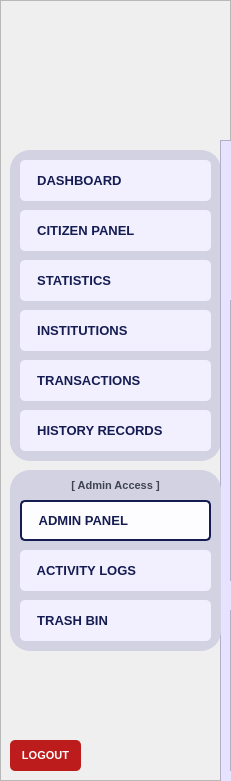
  <widget class="QFrame" name="baseNavFrame">
   <property name="geometry">
    <rect>
     <x>0</x>
     <y>40</y>
     <width>231</width>
     <height>781</height>
    </rect>
   </property>
   <property name="styleSheet">
    <string notr="true">#baseNavFrame {
	background-color: #e7e2ff;
}</string>
   </property>
   <property name="frameShape">
    <enum>QFrame::Shape::StyledPanel</enum>
   </property>
   <property name="frameShadow">
    <enum>QFrame::Shadow::Raised</enum>
   </property>
   <widget class="QFrame" name="baseNavFramesub1">
    <property name="geometry">
     <rect>
      <x>10</x>
      <y>150</y>
      <width>211</width>
      <height>311</height>
     </rect>
    </property>
    <property name="autoFillBackground">
     <bool>false</bool>
    </property>
    <property name="styleSheet">
     <string notr="true">#baseNavFramesub1{
	background-color: #d3d2e2;
	border-radius: 20px;
	border: 2px solid #d3d2e2;
	opacity: 0.1;
}</string>
    </property>
    <property name="frameShape">
     <enum>QFrame::Shape::StyledPanel</enum>
    </property>
    <property name="frameShadow">
     <enum>QFrame::Shadow::Raised</enum>
    </property>
    <widget class="QPushButton" name="nav_buttonDashboard">
     <property name="geometry">
      <rect>
       <x>10</x>
       <y>10</y>
       <width>191</width>
       <height>41</height>
      </rect>
     </property>
     <property name="font">
      <font>
       <family>Arial</family>
       <pointsize>10</pointsize>
       <bold>true</bold>
      </font>
     </property>
     <property name="cursor">
      <cursorShape>PointingHandCursor</cursorShape>
     </property>
     <property name="layoutDirection">
      <enum>Qt::LayoutDirection::LeftToRight</enum>
     </property>
     <property name="styleSheet">
      <string notr="true">#nav_buttonDashboard {
    background-color: #f2efff;
    color: #141c52;
    border-radius: 5px;
	text-align: left;
	padding: 10px;
}
#nav_buttonDashboard:hover {
    background-color: #fdfdff; /* Slightly lighter blue when hovered */
}
#nav_buttonDashboard:pressed {
    background-color: #e7e5f4; /* Darker blue when clicked */
}</string>
     </property>
     <property name="text">
      <string>  DASHBOARD</string>
     </property>
     <property name="icon">
      <iconset>
       <normaloff>../../Assets/Icons/icon_dashboard.svg</normaloff>../../Assets/Icons/icon_dashboard.svg</iconset>
     </property>
     <property name="iconSize">
      <size>
       <width>30</width>
       <height>30</height>
      </size>
     </property>
    </widget>
    <widget class="QPushButton" name="nav_buttonCitizenPanel">
     <property name="geometry">
      <rect>
       <x>10</x>
       <y>60</y>
       <width>191</width>
       <height>41</height>
      </rect>
     </property>
     <property name="font">
      <font>
       <family>Arial</family>
       <pointsize>10</pointsize>
       <bold>true</bold>
      </font>
     </property>
     <property name="cursor">
      <cursorShape>PointingHandCursor</cursorShape>
     </property>
     <property name="styleSheet">
      <string notr="true">#nav_buttonCitizenPanel {
    background-color: #f2efff;
    color: #141c52;
    border-radius: 5px;
	text-align: left;;
    padding: 10px; /* Optional: Adjusts spacing inside the button */
}
#nav_buttonCitizenPanel:hover {
    background-color: #fdfdff; /* Slightly lighter blue when hovered */
}
#nav_buttonCitizenPanel:pressed {
    background-color: #e7e5f4; /* Darker blue when clicked */
}</string>
     </property>
     <property name="text">
      <string>  CITIZEN PANEL</string>
     </property>
     <property name="icon">
      <iconset>
       <normaloff>../../Assets/Icons/icon_citizenprofiles.svg</normaloff>../../Assets/Icons/icon_citizenprofiles.svg</iconset>
     </property>
     <property name="iconSize">
      <size>
       <width>30</width>
       <height>30</height>
      </size>
     </property>
    </widget>
    <widget class="QPushButton" name="nav_buttonStatistics">
     <property name="geometry">
      <rect>
       <x>10</x>
       <y>110</y>
       <width>191</width>
       <height>41</height>
      </rect>
     </property>
     <property name="font">
      <font>
       <family>Arial</family>
       <pointsize>10</pointsize>
       <bold>true</bold>
      </font>
     </property>
     <property name="cursor">
      <cursorShape>PointingHandCursor</cursorShape>
     </property>
     <property name="styleSheet">
      <string notr="true">#nav_buttonStatistics {
    background-color: #f2efff;
    color: #141c52;
    border-radius: 5px;
	text-align: left;
    padding: 10px; /* Optional: Adjusts spacing inside the button */
}
#nav_buttonStatistics:hover {
    background-color: #fdfdff; /* Slightly lighter blue when hovered */
}
#nav_buttonStatistics:pressed {
    background-color: #e7e5f4; /* Darker blue when clicked */
}
</string>
     </property>
     <property name="text">
      <string>  STATISTICS</string>
     </property>
     <property name="icon">
      <iconset>
       <normaloff>../../Assets/Icons/icon_statistics.svg</normaloff>../../Assets/Icons/icon_statistics.svg</iconset>
     </property>
     <property name="iconSize">
      <size>
       <width>30</width>
       <height>30</height>
      </size>
     </property>
    </widget>
    <widget class="QPushButton" name="nav_buttonTransactions">
     <property name="geometry">
      <rect>
       <x>10</x>
       <y>210</y>
       <width>191</width>
       <height>41</height>
      </rect>
     </property>
     <property name="font">
      <font>
       <family>Arial</family>
       <pointsize>10</pointsize>
       <bold>true</bold>
      </font>
     </property>
     <property name="cursor">
      <cursorShape>PointingHandCursor</cursorShape>
     </property>
     <property name="styleSheet">
      <string notr="true">#nav_buttonTransactions {
    background-color: #f2efff;
    color: #141c52;
    border-radius: 5px;
	text-align: left;
    padding: 10px; /* Optional: Adjusts spacing inside the button */
}
#nav_buttonTransactions:hover {
    background-color: #fdfdff; /* Slightly lighter blue when hovered */
}
#nav_buttonTransactions:pressed {
    background-color: #e7e5f4; /* Darker blue when clicked */
}</string>
     </property>
     <property name="text">
      <string>  TRANSACTIONS</string>
     </property>
     <property name="icon">
      <iconset>
       <normaloff>../../Assets/Icons/icon_transaction.svg</normaloff>../../Assets/Icons/icon_transaction.svg</iconset>
     </property>
     <property name="iconSize">
      <size>
       <width>30</width>
       <height>30</height>
      </size>
     </property>
    </widget>
    <widget class="QPushButton" name="nav_buttonInstitutions">
     <property name="geometry">
      <rect>
       <x>10</x>
       <y>160</y>
       <width>191</width>
       <height>41</height>
      </rect>
     </property>
     <property name="font">
      <font>
       <family>Arial</family>
       <pointsize>10</pointsize>
       <bold>true</bold>
      </font>
     </property>
     <property name="cursor">
      <cursorShape>PointingHandCursor</cursorShape>
     </property>
     <property name="styleSheet">
      <string notr="true">#nav_buttonInstitutions {
    background-color: #f2efff;
    color: #141c52;
    border-radius: 5px;
	text-align: left;
    padding: 10px; /* Optional: Adjusts spacing inside the button */
}
#nav_buttonInstitutions:hover {
    background-color: #fdfdff; /* Slightly lighter blue when hovered */
}
#nav_buttonInstitutions:pressed {
    background-color: #e7e5f4; /* Darker blue when clicked */
}
</string>
     </property>
     <property name="text">
      <string>  INSTITUTIONS</string>
     </property>
     <property name="icon">
      <iconset>
       <normaloff>../../Assets/Icons/icon_institutions.svg</normaloff>../../Assets/Icons/icon_institutions.svg</iconset>
     </property>
     <property name="iconSize">
      <size>
       <width>30</width>
       <height>30</height>
      </size>
     </property>
    </widget>
    <widget class="QPushButton" name="nav_buttonHistoryRecords">
     <property name="geometry">
      <rect>
       <x>10</x>
       <y>260</y>
       <width>191</width>
       <height>41</height>
      </rect>
     </property>
     <property name="font">
      <font>
       <family>Arial</family>
       <pointsize>10</pointsize>
       <bold>true</bold>
      </font>
     </property>
     <property name="cursor">
      <cursorShape>PointingHandCursor</cursorShape>
     </property>
     <property name="styleSheet">
      <string notr="true">#nav_buttonHistoryRecords {
    background-color: #f2efff;
    color: #141c52;
    border-radius: 5px;
	text-align: left;
    padding: 10px; /* Optional: Adjusts spacing inside the button */
}
#nav_buttonHistoryRecords:hover {
    background-color: #fdfdff; /* Slightly lighter blue when hovered */
}
#nav_buttonHistoryRecords:pressed {
    background-color: #e7e5f4; /* Darker blue when clicked */
}</string>
     </property>
     <property name="text">
      <string>  HISTORY RECORDS</string>
     </property>
     <property name="icon">
      <iconset>
       <normaloff>../../Assets/Icons/icon_historyrecord.svg</normaloff>../../Assets/Icons/icon_historyrecord.svg</iconset>
     </property>
     <property name="iconSize">
      <size>
       <width>30</width>
       <height>30</height>
      </size>
     </property>
    </widget>
   </widget>
   <widget class="QLabel" name="nav_imageLogo">
    <property name="geometry">
     <rect>
      <x>70</x>
      <y>30</y>
      <width>91</width>
      <height>91</height>
     </rect>
    </property>
    <property name="font">
     <font>
      <family>Arial</family>
      <pointsize>18</pointsize>
      <bold>true</bold>
     </font>
    </property>
    <property name="styleSheet">
     <string notr="true">#nav_imageLogo{	
	background-color: transparent;
	color: #ffffff;
}
</string>
    </property>
    <property name="text">
     <string/>
    </property>
    <property name="pixmap">
     <pixmap>../../Assets/Images/logo_brgyClear.png</pixmap>
    </property>
    <property name="scaledContents">
     <bool>true</bool>
    </property>
   </widget>
   <widget class="QPushButton" name="logout_buttonLogout">
    <property name="geometry">
     <rect>
      <x>10</x>
      <y>740</y>
      <width>71</width>
      <height>31</height>
     </rect>
    </property>
    <property name="font">
     <font>
      <family>Arial</family>
      <pointsize>8</pointsize>
      <bold>true</bold>
     </font>
    </property>
    <property name="cursor">
     <cursorShape>PointingHandCursor</cursorShape>
    </property>
    <property name="styleSheet">
     <string notr="true">#logout_buttonLogout {
    background-color: #bc1c1c;
    color: white;
    border-radius: 5px;
    padding: 10px; /* Optional: Adjusts spacing inside the button */
}
#logout_buttonLogout:hover {
    background-color: #d82020; /* Slightly lighter blue when hovered */
}
#logout_buttonLogout:pressed {
    background-color: #8c1515; /* Darker blue when clicked */
}</string>
    </property>
    <property name="text">
     <string>LOGOUT</string>
    </property>
   </widget>
   <widget class="QFrame" name="baseNavFrame_2">
    <property name="geometry">
     <rect>
      <x>220</x>
      <y>140</y>
      <width>231</width>
      <height>781</height>
     </rect>
    </property>
    <property name="styleSheet">
     <string notr="true">background-color: #e7e2ff;</string>
    </property>
    <property name="frameShape">
     <enum>QFrame::Shape::StyledPanel</enum>
    </property>
    <property name="frameShadow">
     <enum>QFrame::Shadow::Raised</enum>
    </property>
    <widget class="QFrame" name="baseNavFramesub1_2">
     <property name="geometry">
      <rect>
       <x>10</x>
       <y>160</y>
       <width>211</width>
       <height>281</height>
      </rect>
     </property>
     <property name="autoFillBackground">
      <bool>false</bool>
     </property>
     <property name="styleSheet">
      <string notr="true">#baseNavFramesub1{
	background-color: #d3d2e2;
	border-radius: 20px;
	border: 2px solid #d3d2e2;
	opacity: 0.1;
}</string>
     </property>
     <property name="frameShape">
      <enum>QFrame::Shape::StyledPanel</enum>
     </property>
     <property name="frameShadow">
      <enum>QFrame::Shadow::Raised</enum>
     </property>
    </widget>
    <widget class="QFrame" name="baseNavFramesub2_2">
     <property name="geometry">
      <rect>
       <x>10</x>
       <y>470</y>
       <width>211</width>
       <height>161</height>
      </rect>
     </property>
     <property name="autoFillBackground">
      <bool>false</bool>
     </property>
     <property name="styleSheet">
      <string notr="true">#baseNavFramesub2{
	background-color: #d3d2e2;
	border-radius: 20px;
	border: 2px solid #d3d2e2;
	opacity: 0.1;
}</string>
     </property>
     <property name="frameShape">
      <enum>QFrame::Shape::StyledPanel</enum>
     </property>
     <property name="frameShadow">
      <enum>QFrame::Shadow::Raised</enum>
     </property>
    </widget>
    <widget class="QLabel" name="login_imageLogo_2">
     <property name="geometry">
      <rect>
       <x>70</x>
       <y>30</y>
       <width>91</width>
       <height>91</height>
      </rect>
     </property>
     <property name="font">
      <font>
       <family>Arial</family>
       <pointsize>18</pointsize>
       <bold>true</bold>
      </font>
     </property>
     <property name="styleSheet">
      <string notr="true">#login_imageLogo{	
	background-color: transparent;
	color: #ffffff;
}
</string>
     </property>
     <property name="text">
      <string/>
     </property>
     <property name="pixmap">
      <pixmap>../Assets/logo_brgyClear.png</pixmap>
     </property>
     <property name="scaledContents">
      <bool>true</bool>
     </property>
    </widget>
    <widget class="QPushButton" name="logout_buttonLogout_2">
     <property name="geometry">
      <rect>
       <x>10</x>
       <y>740</y>
       <width>71</width>
       <height>31</height>
      </rect>
     </property>
     <property name="font">
      <font>
       <family>Arial</family>
       <pointsize>8</pointsize>
       <bold>true</bold>
      </font>
     </property>
     <property name="cursor">
      <cursorShape>PointingHandCursor</cursorShape>
     </property>
     <property name="styleSheet">
      <string notr="true">#logout_buttonLogout {
    background-color: #bc1c1c;
    color: white;
    border-radius: 5px;
    padding: 10px; /* Optional: Adjusts spacing inside the button */
}
#logout_buttonLogout:hover {
    background-color: #d82020; /* Slightly lighter blue when hovered */
}
#logout_buttonLogout:pressed {
    background-color: #8c1515; /* Darker blue when clicked */
}</string>
     </property>
     <property name="text">
      <string>LOGOUT</string>
     </property>
    </widget>
   </widget>
   <widget class="QFrame" name="baseNavFramesub2">
    <property name="geometry">
     <rect>
      <x>10</x>
      <y>470</y>
      <width>211</width>
      <height>181</height>
     </rect>
    </property>
    <property name="autoFillBackground">
     <bool>false</bool>
    </property>
    <property name="styleSheet">
     <string notr="true">#baseNavFramesub2{
	background-color: #d3d2e2;
	border-radius: 20px;
	border: 2px solid #d3d2e2;
	opacity: 0.1;
}</string>
    </property>
    <property name="frameShape">
     <enum>QFrame::Shape::StyledPanel</enum>
    </property>
    <property name="frameShadow">
     <enum>QFrame::Shadow::Raised</enum>
    </property>
    <widget class="QPushButton" name="nav_buttonAdminPanel">
     <property name="geometry">
      <rect>
       <x>10</x>
       <y>30</y>
       <width>191</width>
       <height>41</height>
      </rect>
     </property>
     <property name="font">
      <font>
       <family>Arial</family>
       <pointsize>10</pointsize>
       <bold>true</bold>
      </font>
     </property>
     <property name="cursor">
      <cursorShape>PointingHandCursor</cursorShape>
     </property>
     <property name="styleSheet">
      <string notr="true">#nav_buttonAdminPanel  {
    background-color: #fdfdff;
    color: #141c52;
    border-radius: 5px;
	border: 2px solid #141c52; 
	text-align: left;
    padding: 10px; /* Optional: Adjusts spacing inside the button */
}
</string>
     </property>
     <property name="text">
      <string>  ADMIN PANEL</string>
     </property>
     <property name="icon">
      <iconset>
       <normaloff>../../../Assets/Icons/icon_adminoverview_off.svg</normaloff>../../../Assets/Icons/icon_adminoverview_off.svg</iconset>
     </property>
     <property name="iconSize">
      <size>
       <width>30</width>
       <height>30</height>
      </size>
     </property>
    </widget>
    <widget class="QPushButton" name="nav_buttonActivityLogs">
     <property name="geometry">
      <rect>
       <x>10</x>
       <y>80</y>
       <width>191</width>
       <height>41</height>
      </rect>
     </property>
     <property name="font">
      <font>
       <family>Arial</family>
       <pointsize>10</pointsize>
       <bold>true</bold>
      </font>
     </property>
     <property name="cursor">
      <cursorShape>PointingHandCursor</cursorShape>
     </property>
     <property name="styleSheet">
      <string notr="true">#nav_buttonActivityLogs {
    background-color: #f2efff;
    color: #141c52;
    border-radius: 5px;
	text-align: left;
    padding: 10px; /* Optional: Adjusts spacing inside the button */
}
#nav_buttonActivityLogs:hover {
    background-color: #fdfdff; /* Slightly lighter blue when hovered */
}
#nav_buttonActivityLogs:pressed {
    background-color: #e7e5f4; /* Darker blue when clicked */
}</string>
     </property>
     <property name="text">
      <string>  ACTIVITY LOGS</string>
     </property>
     <property name="icon">
      <iconset>
       <normaloff>../../../Assets/Icons/icon_activitylogs_off.svg</normaloff>../../../Assets/Icons/icon_activitylogs_off.svg</iconset>
     </property>
     <property name="iconSize">
      <size>
       <width>30</width>
       <height>30</height>
      </size>
     </property>
    </widget>
    <widget class="QPushButton" name="nav_buttonTrashBin">
     <property name="geometry">
      <rect>
       <x>10</x>
       <y>130</y>
       <width>191</width>
       <height>41</height>
      </rect>
     </property>
     <property name="font">
      <font>
       <family>Arial</family>
       <pointsize>10</pointsize>
       <bold>true</bold>
      </font>
     </property>
     <property name="cursor">
      <cursorShape>PointingHandCursor</cursorShape>
     </property>
     <property name="styleSheet">
      <string notr="true">#nav_buttonTrashBin {
    background-color: #f2efff;
    color: #141c52;
    border-radius: 5px;
	text-align: left;
    padding: 10px; /* Optional: Adjusts spacing inside the button */
}
#nav_buttonTrashBin:hover {
    background-color: #fdfdff; /* Slightly lighter blue when hovered */
}
#nav_buttonTrashBin:pressed {
    background-color: #e7e5f4; /* Darker blue when clicked */
}</string>
     </property>
     <property name="text">
      <string>  TRASH BIN</string>
     </property>
     <property name="icon">
      <iconset>
       <normaloff>../../../Assets/Icons/icon_activitylogs_off.svg</normaloff>../../../Assets/Icons/icon_activitylogs_off.svg</iconset>
     </property>
     <property name="iconSize">
      <size>
       <width>30</width>
       <height>30</height>
      </size>
     </property>
    </widget>
    <widget class="QLabel" name="label_adminaccess">
     <property name="geometry">
      <rect>
       <x>10</x>
       <y>0</y>
       <width>191</width>
       <height>31</height>
      </rect>
     </property>
     <property name="font">
      <font>
       <family>Arial</family>
       <pointsize>8</pointsize>
       <bold>true</bold>
      </font>
     </property>
     <property name="styleSheet">
      <string notr="true">#label_adminaccess {
	background-color: transparent;
	color: rgb(62, 67, 83);
}
</string>
     </property>
     <property name="text">
      <string>[ Admin Access ]</string>
     </property>
     <property name="alignment">
      <set>Qt::AlignmentFlag::AlignCenter</set>
     </property>
    </widget>
   </widget>
  </widget>
